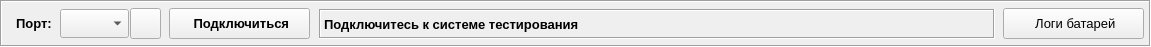
   <widget class="QFrame" name="frm_top">
    <property name="geometry">
     <rect>
      <x>10</x>
      <y>9</y>
      <width>1151</width>
      <height>47</height>
     </rect>
    </property>
    <property name="minimumSize">
     <size>
      <width>0</width>
      <height>20</height>
     </size>
    </property>
    <property name="frameShape">
     <enum>QFrame::Shape::Box</enum>
    </property>
    <property name="frameShadow">
     <enum>QFrame::Shadow::Sunken</enum>
    </property>
    <widget class="QPushButton" name="btn_connect">
     <property name="geometry">
      <rect>
       <x>169</x>
       <y>8</y>
       <width>141</width>
       <height>31</height>
      </rect>
     </property>
     <property name="font">
      <font>
       <pointsize>10</pointsize>
       <bold>true</bold>
      </font>
     </property>
     <property name="statusTip">
      <string>Подключиться к системе тестирования</string>
     </property>
     <property name="text">
      <string> Подключиться</string>
     </property>
     <property name="icon">
      <iconset resource="res.qrc">
       <normaloff>:/ICO/Plug24.png</normaloff>:/ICO/Plug24.png</iconset>
     </property>
    </widget>
    <widget class="QLabel" name="lbl_messages">
     <property name="geometry">
      <rect>
       <x>319</x>
       <y>9</y>
       <width>676</width>
       <height>30</height>
      </rect>
     </property>
     <property name="font">
      <font>
       <pointsize>10</pointsize>
       <bold>true</bold>
      </font>
     </property>
     <property name="statusTip">
      <string>Нажмите для просмотра всех информационных сообщений</string>
     </property>
     <property name="frameShape">
      <enum>QFrame::Shape::Box</enum>
     </property>
     <property name="frameShadow">
      <enum>QFrame::Shadow::Sunken</enum>
     </property>
     <property name="text">
      <string>Подключитесь к системе тестирования</string>
     </property>
    </widget>
    <widget class="QPushButton" name="btn_logs">
     <property name="geometry">
      <rect>
       <x>1003</x>
       <y>8</y>
       <width>141</width>
       <height>31</height>
      </rect>
     </property>
     <property name="font">
      <font>
       <pointsize>10</pointsize>
      </font>
     </property>
     <property name="statusTip">
      <string>Просмотр логов и построение графиков</string>
     </property>
     <property name="text">
      <string> Логи батарей</string>
     </property>
     <property name="icon">
      <iconset resource="res.qrc">
       <normaloff>:/ICO/Log24.png</normaloff>:/ICO/Log24.png</iconset>
     </property>
     <property name="flat">
      <bool>false</bool>
     </property>
    </widget>
    <widget class="QLabel" name="lbl_com_ports">
     <property name="geometry">
      <rect>
       <x>16</x>
       <y>13</y>
       <width>41</width>
       <height>20</height>
      </rect>
     </property>
     <property name="font">
      <font>
       <pointsize>10</pointsize>
       <bold>true</bold>
      </font>
     </property>
     <property name="text">
      <string>Порт:</string>
     </property>
    </widget>
    <widget class="QComboBox" name="list_com">
     <property name="geometry">
      <rect>
       <x>60</x>
       <y>9</y>
       <width>69</width>
       <height>29</height>
      </rect>
     </property>
     <property name="statusTip">
      <string>Выбор COM-порта</string>
     </property>
    </widget>
    <widget class="QToolButton" name="btn_settings_port">
     <property name="geometry">
      <rect>
       <x>130</x>
       <y>8</y>
       <width>31</width>
       <height>31</height>
      </rect>
     </property>
     <property name="statusTip">
      <string>Настройки порта</string>
     </property>
     <property name="text">
      <string/>
     </property>
     <property name="icon">
      <iconset resource="res.qrc">
       <normaloff>:/ICO/Gear24.png</normaloff>:/ICO/Gear24.png</iconset>
     </property>
    </widget>
    <widget class="QLabel" name="lbl_massages_icon">
     <property name="geometry">
      <rect>
       <x>326</x>
       <y>17</y>
       <width>15</width>
       <height>15</height>
      </rect>
     </property>
     <property name="text">
      <string/>
     </property>
     <property name="pixmap">
      <pixmap resource="res.qrc">:/ICO/Alert24.png</pixmap>
     </property>
     <property name="scaledContents">
      <bool>true</bool>
     </property>
    </widget>
   </widget>
